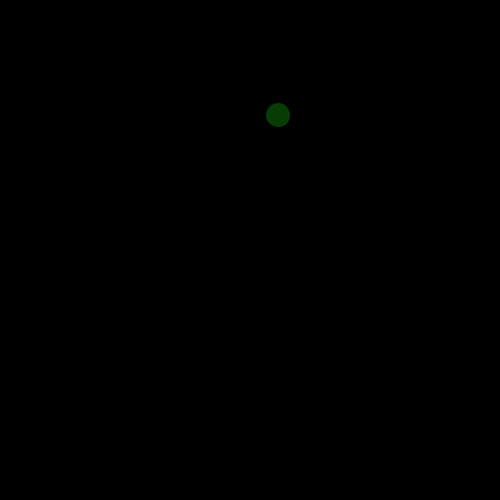
Frame 1 (no input)
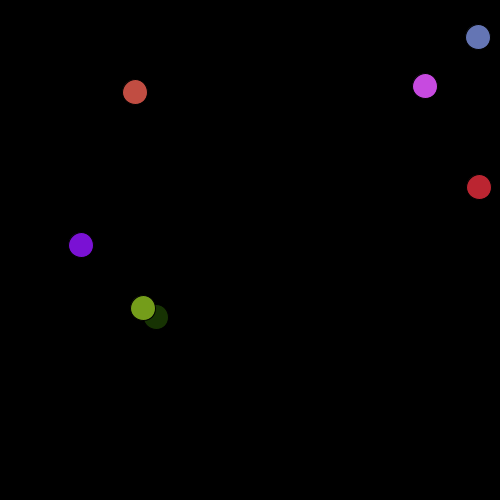
Frame 60 (the mouse pressed at the canvas centre just before this capture)
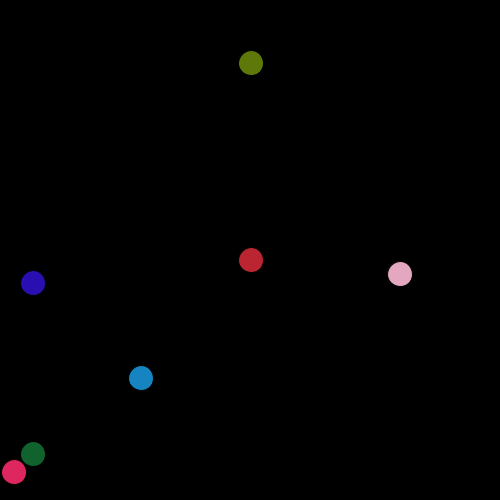
Frame 120 (the mouse held since frame 60 and released just before this capture)

The Processing sketch that drew these frames (run headless with seeded random() and noise(); from frame 60 on, the mouse is pressed at the canvas centre):

// Processing sketch: processing_82809
// ── processing_82809.pde

//Martin C, CP1, Mods 4-5
//Bouncing Ball

//when balls collide, dist(balls[i].x,balls[i].y,balls[j].x,balls[j].y==25)

Ball[] balls = new Ball[7];

void setup()
{
  size(500, 500);
  for (int i=0;i<balls.length;i++)
  {
    balls[i] = new Ball(278, 115, random(2*PI));
  }
}

void draw()
{
  background(0);
  for (int i=0;i<balls.length;i++)
  {
    if (balls[i].checkCollide) {
      checkCollisions(i);
    }
    balls[i].show();
    balls[i].move();
    balls[i].bounce();
    balls[i].collide();
  }
}

void checkCollisions(int i) {
  for (int j=0;j<balls.length;j++) {
    if (dist(int(balls[i].bx),int(balls[i].by),int(balls[j].bx),int(balls[j].by))<=25) {
      balls[i].collided=true;
      balls[j].collided=true;
      balls[i].checkCollide=false;
      balls[j].checkCollide=false;
      balls[i].t=0;
      balls[j].t=0;
    }
  }
}

class Ball
{
  int speed, r, g, b, t;
  float dir, bx, by;
  boolean collided, checkCollide;
  Ball(int x_, int y_, float dir_)
  {
    dir = dir_;
    bx = float(x_);
    by = float(y_);
    r = int(random(255));
    g = int(random(255));
    b = int(random(255));
    collided=false;
    speed=4;
  }
  void move()
  {

    bx+=speed*cos(dir);
    by+=speed*sin(dir);
  }
  void bounce()
  {
    if (bx<12) {
      dir=PI-dir;
      r = int(random(255));
      g = int(random(255));
      b = int(random(255));
    }
    if (by<12) {
      dir=-dir;
      r = int(random(255));
      g = int(random(255));
      b = int(random(255));
    }
    if (bx>500-12) {
      dir=PI-dir;
      r = int(random(255));
      g = int(random(255));
      b = int(random(255));
    }
    if (by>500-12) {
      dir=-dir;
      r = int(random(255));
      g = int(random(255));
      b = int(random(255));
    }
  }
  void collide()
  {
    println("boom");
    collided=false;
  }
  void show()
  {
    fill(r, g, b);
    ellipse(int(bx), int(by), 25, 25);
    if (checkCollide==false) {
      t++;
    }
    if (t>2) {
      checkCollide=true;
    }
  }
}

void keyPressed() {
  for(int i=0;i<balls.length;i++)
  {
    if(keyCode==UP) {
      balls[i].speed++;
    }
    else if(keyCode==DOWN) {
      balls[i].speed--;
    }
  }
}
